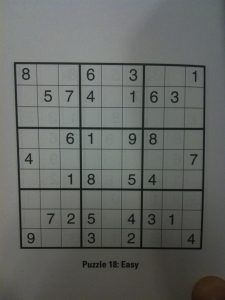
#> input picture Sudoku.jpg, 225 x 300 px
$ python 3_7_Harris.py
#> lines starting #> are read from the running program, lines starting #| are printed output that depends on the picture; after the words box and inside, x2 and y2 are one past the last pixel; in counts of white or black regions, pixels touching at a corner belong together
import cv2
import numpy as np
from matplotlib import pyplot as plt

#img = cv2.imread('Noisy.png',0)
img = cv2.imread('Sudoku.jpg')
#> img is the input picture: shape (300, 225, 3); mean B, G, R 99.8, 103, 100.1

# convert image to grayscale
Gray = cv2.cvtColor(img, cv2.COLOR_BGR2GRAY)

# modify the data type to 32-bit floating point
Gray = np.float32(Gray)

# cv2.cornerHarris method
# img - Input image, it should be grayscale and float32 type.
# blockSize - It is the size of neighbourhood considered for corner detection
# ksize - Aperture parameter of Sobel derivative used, must be odd.
# k - Harris detector free parameter in the equation.
dest = cv2.cornerHarris(Gray, 2, 3, 0.04)
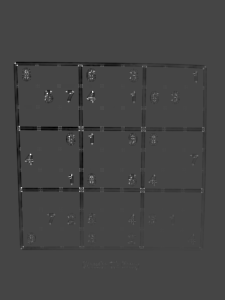
#> dest: shape (300, 225) float32; min -3207023.8, max 8535714, mean -56404.8; drawn with min black and max white

# Results are marked through the dilated corners
dest = cv2.dilate(dest, None)

# Reverting back to the original image,
# with optimal threshold value
img[dest > 0.01 * dest.max()]=[0, 0, 255]
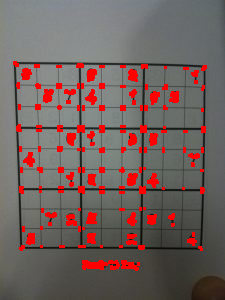
#> img: shape (300, 225, 3); 7.84% of pixels changed, all inside (x1, y1, x2, y2) = (13, 61, 207, 271)

# Show image
cv2.imshow('Image with Borders', img)

# Wait to show it
cv2.waitKey(0)
cv2.destroyAllWindows()

$ run again, with Noisy.png saved as Sudoku.jpg
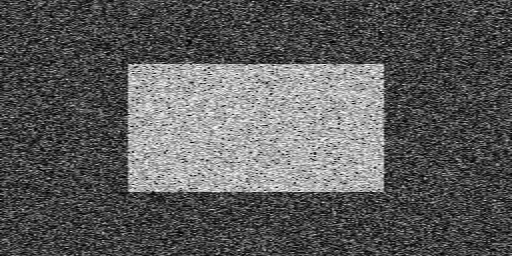
#> input picture Noisy.png, 512 x 256 px
#> img is the input picture: shape (256, 512, 3); min 0, max 255, mean 91
#> `dest = cv2.dilate(dest, None)`:
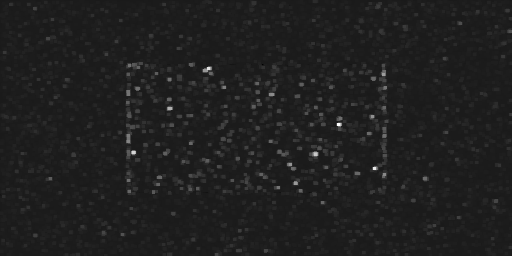
#> dest: shape (256, 512) float32; min -8277474, max 70405592, mean 1579335.8; drawn with min black and max white
#> `img[dest > 0.01 * dest.max()]=[0, 0, 255]`:
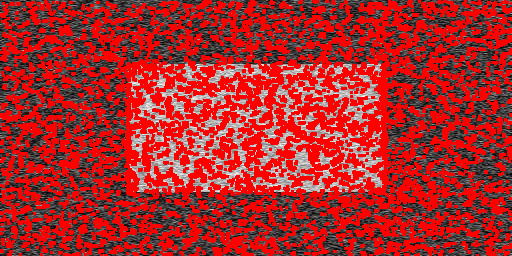
#> img: shape (256, 512, 3); mean B, G, R 42.3, 42.3, 169.5
